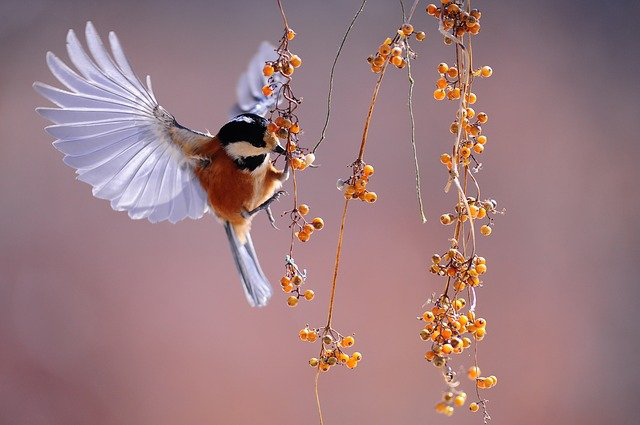
#> input picture 실습_원본/lab-05/bird.png, 640 x 425 px
$ jupyter execute --allow-errors IPP-2022-1-lab-05-00000000-name.ipynb
#> lines starting #> are read from the running program, lines starting #| are printed output that depends on the picture; after the words box and inside, x2 and y2 are one past the last pixel; in counts of white or black regions, pixels touching at a corner belong together
<h1 align='center'> 영상처리 프로그래밍 실습 5</h1>

<h6 align='right'> 2022. 3. 31. </h6>

<div class="alert alert-block alert-info">

- 파일 이름에서 00000000을 자신의 학번으로, name을 자신의 이름으로 수정하세요.

- 다음 줄에 자신의 이름, 학번, 학과(전공)을 적으세요.

* 이름:   &nbsp;&nbsp;          학번:    &nbsp;&nbsp;         학과(전공):

</div>

- JupyterLab 문서의 최신 버전은 [JupyterLab Documentation](https://jupyterlab.readthedocs.io/en/stable/index.html#/)을  참고하라

- Markdown은 [Markdown Guide](https://www.markdownguide.org/)를 참고하라.
- [Markdown Cheat Sheet](https://www.markdownguide.org/cheat-sheet/)

* 제출 마감: 4월 6일 (수) 오후 6:00까지 최종본을 SmartLEAD제출

[cell 1]
import cv2
import matplotlib.pyplot as plt
import matplotlib.image as mpimg

import numpy as np
print("OpenCV version", cv2.__version__)
print("NumPy version", np.__version__)

## 지난 주 문제 1.

[cell 2]
import numpy as np

# [22 lines left out: function onMouse, not called in this run]

white = (255, 255, 255)
clicked = False
img = cv2.imread("bird.png")
#> img is the input picture: shape (425, 640, 3); mean B, G, R 128.3, 123.7, 156.4
img2 = img.copy()
cropped_img = np.zeros_like(img)
cv2.namedWindow("Cropped", 0)
cv2.imshow("Cropped", cropped_img)
print(img.shape)
#| (425, 640, 3)
cv2.imshow("Image", img2)
#cv2.imshow("Cropped Image", img2)

cv2.setMouseCallback("Image", onMouse)
cv2.waitKey(0)
cv2.destroyAllWindows()

## 예제 1.
2 차원 공간 상의 두 점의 좌표를 각각 $\mathbf{x}_1 = (x_1, y_1), \mathbf{x}_2 = (x_2, y_2)$라고 하자. 그러면 두 점 사이의 거리는 다음과 같다.

$$d(\mathbf{x}_1, \mathbf{x}_2) = \sqrt{(x_1-x_2)^2 + (y_1-y_2)^2}$$

다음 두 점 사이의 거리를 구하라.

$\mathbf{x}_1 = (1, 4), \mathbf{x}_2 = (5, 7)$

[cell 3]
p1 = np.array([1, 4])
p2 = np.array([5, 7])
distance = np.sqrt(((p1-p2)**2).sum())
print(distance)

## 예제 2.

'bird.png' 파일을 읽고 중앙에 영상의 정 중앙을 원의 중심으로 하고 영상의 높이의 1/3을 반지름으로 하는 원 외부의 영역을 모두 검은색으로 만드는 프로그램을 작성하라.

[cell 4]
bird = cv2.imread('bird.png')
bird.shape
#> Out = (425, 640, 3)

[cell 5]
# x: down
# y: right
center = np.array([bird.shape[0]//2, bird.shape[1]//2])
#> center = [212, 320]
radius = bird.shape[0]//3
#> radius = 141

x = np.arange(bird.shape[0]).reshape(bird.shape[0],1)
#> x = 425 values from 0 to 424
y = np.arange(bird.shape[1]).reshape(1,bird.shape[1])

idx = (x-center[0])**2 + (y-center[1])**2 > radius**2
bird[idx] = [0, 0, 0]
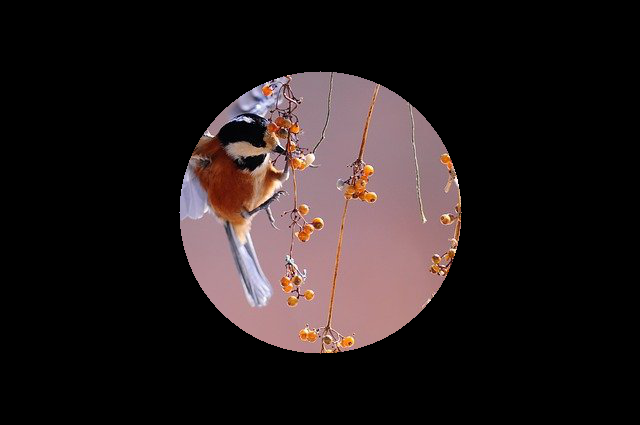
#> bird: shape (425, 640, 3); mean B, G, R 28.9, 28.7, 37.4
plt.imshow(bird[:,:,::-1])
plt.show()

## 예제 3.

'bird.png' 파일을 읽고 네 가장자리 변의 중앙을 연결하는 마름로 외부의 영역을 모두 검은색으로 만드는 프로그램을 작성하라.

[cell 6]
bird = cv2.imread('bird.png')

x = np.arange(bird.shape[0]).reshape(bird.shape[0],1)
y = np.arange(bird.shape[1]).reshape(1,bird.shape[1])

A = np.array([0, bird.shape[1]//2])
#> A = [0, 320]
B = np.array([bird.shape[0]//2, 0])
#> B = [212, 0]
C = np.array([bird.shape[0]-1, bird.shape[1]//2])
#> C = [424, 320]
D = np.array([bird.shape[0]//2, bird.shape[1]-1])

# AB
slope_AB = (B-A)[1] / (B-A)[0]
idx_AB = y-A[1] < slope_AB*(x-A[0])

bird[idx_AB] = (0,0,0)
plt.imshow(bird[:,:,::-1])
plt.show()

# CD
idx_CD = y-C[1] > slope_AB*(x-C[0])

bird[idx_CD] = (0,0,0)
plt.imshow(bird[:,:,::-1])
plt.show()

# BC
slope_BC = (C-B)[1] / (C-B)[0]
idx_BC = y-B[1] < slope_BC*(x-B[0])

bird[idx_BC] = (0,0,0)
plt.imshow(bird[:,:,::-1])
plt.show()

# AD
idx_AD = y-A[1] > slope_BC*(x-A[0])

bird[idx_AD] = [0,0,0]
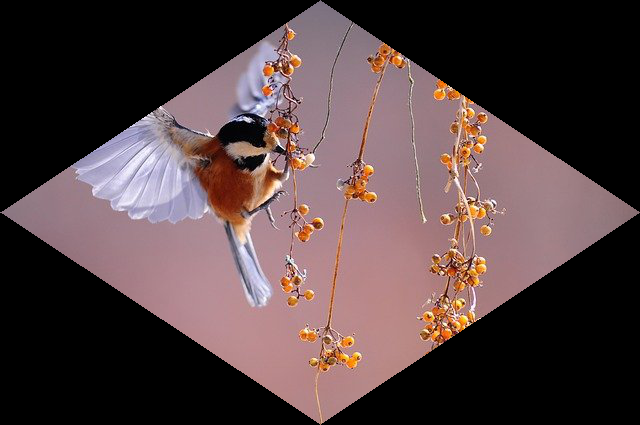
#> bird: shape (425, 640, 3); mean B, G, R 65.8, 64.6, 82.5
plt.imshow(bird[:,:,::-1])
plt.show()

## 예제 4.
cv2.imread 함수를 이용해서 'bird.png' 파일을 읽고, cv2.circle 함수를 이용해서 영상의 정 중앙을 원의 중심으로 하고 영상의 높이의 1/3을 반지름으로 하는 원을 그려라.

[cell 7]
help(cv2.circle)

[cell 8]
white = (255, 255, 255)
img = cv2.imread("bird.png")

center = np.array([img.shape[1]//2, img.shape[0]//2])
radius = img.shape[0] // 3
cv2.circle(img, center, radius, white, cv2.LINE_4)
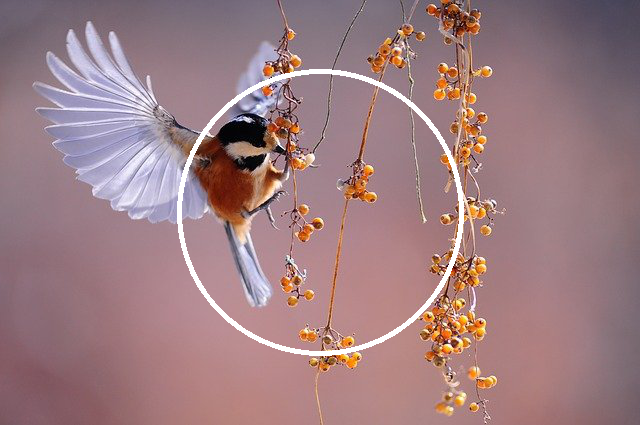
#> img: shape (425, 640, 3); 1.64% of pixels changed, all inside (x1, y1, x2, y2) = (177, 69, 464, 356)
cv2.imshow("Image", img)

cv2.waitKey(0)
cv2.destroyAllWindows()

[cell 9]
help(cv2.circle)

## 예제 5.

다음 조건을 모두 만족하는 프로그램을 작성하라.

1. 'bird.png' 파일을 읽고, cv2.imshow 함수를 이용하여 "Image" title을 가진 윈도우에 영상을 표시한다.
2. cv2.namedWindow("Cropped", 0) 으로 윈도우를 만들고  검은색 영상을 표시한다.
3. "Image" 윈도우 위에 마우스 왼쪽 버튼을 눌렀을 때의 위치를 원의 중심으로 하고, 마우스 왼쪽 버튼을 누른 상태에서 마우스를 움직이면 그 위치가 원 둘레의 한 점이 되도록 원을 update 한다.
4. 왼쪽 마우스 버튼을 떼면 원이 확정된다.
5. "Cropped" title을 가진 윈도우에 원 내부의 영상을 표시한다.

[cell 10]
import numpy as np

# [39 lines left out: functions get_distance, onMouse, not called in this run]


white = (255, 255, 255)
clicked = False
img = cv2.imread("bird.png")
img2 = img.copy()
cropped_img = np.zeros_like(img)
cv2.namedWindow("Cropped", 0)
cv2.imshow("Cropped", cropped_img)
cv2.imshow("Image", img2)

cv2.setMouseCallback("Image", onMouse)
cv2.waitKey(0)
cv2.destroyAllWindows()

## 예제 6. OpenCV의 image resize

'clock_150.jpg' 파일을 읽고, 가로 방향으로 1.5배, 세로 방향으로 2.5배 확장한 영상을 표시하라.

[cell 11]
clock_150 = cv2.imread('clock_150.jpg')
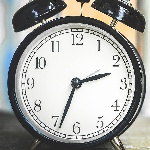
#> input picture 실습_원본/lab-05/clock_150.jpg, 150 x 150 px
#> clock_150 is the input picture: shape (150, 150, 3); mean B, G, R 164.7, 167.8, 167.2
clock_150.shape

[cell 12]
plt.imshow(clock_150[:,:,::-1])

[cell 13]
clock_2 = cv2.resize(clock_150, None, fx=1.5, fy=2.5)
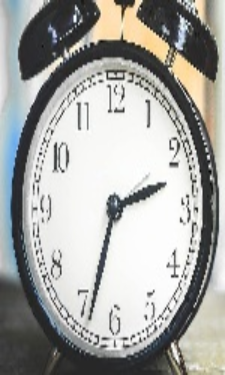
#> clock_2: shape (375, 225, 3); mean B, G, R 164.6, 167.7, 167.1
plt.imshow(clock_2[:,:,::-1])

## 문제 1.

다음 조건을 모두 만족하는 프로그램을 작성하라.

- 'clock_150.jpg' 파일을 읽고, cv2.imshow 함수를 이용하여 "Clock" title을 가진 윈도우에 영상을 표시한다.
- "Clock" 윈도우 위에 마우스 오른쪽 버튼을 누르면 영상이 가로 세로 방향으로 조금씩 확대된다. 단, 최대 5 배 이상을 넘으면 더 이상 영상은 확대되지 않는다.
- "Clock" 윈도우 위에 마우스 왼쪽 버튼을 누르면 영상이 가로 세로 방향으로 조금씩 축소된다. 단, 원래 영상 크기보다 작아지면 안된다.
- 다음 숫자를 누르면 영상 확대 시 interpolation 옵션은 키보드의 숫자를 눌러서 지정한다.
  - 1: Nearest-neighbor interpolation
  - 2: Bilinear interpolation
  - 3: Cubic interpolation

[cell 14]
# [14 lines left out: function ClickToLargeOrSmall, not called in this run]

val = 1
MAX_VAL = 5
winName = "Clock"
img = cv2.imread('clock_150.jpg')
img2 = img.copy()

cv2.imshow(winName, img)
cv2.setMouseCallback(winName, ClickToLargeOrSmall)

cv2.waitKey(0)
cv2.destroyAllWindows()

[cell 15]
x = np.random.randint(0, 5, 20)
x

[cell 16]
type(x)

[cell 17]
x.shape

[cell 18]
x.dtype

[cell 19]
x.min()

[cell 20]
x.max()

[cell 21]
values = range(x.min(), x.max()+1)
for n in values:
    print(n, np.count_nonzero(x == n))

[cell 22]
plt.stem(values, [5,7,1,6,1])
plt.xticks(values)
plt.show()
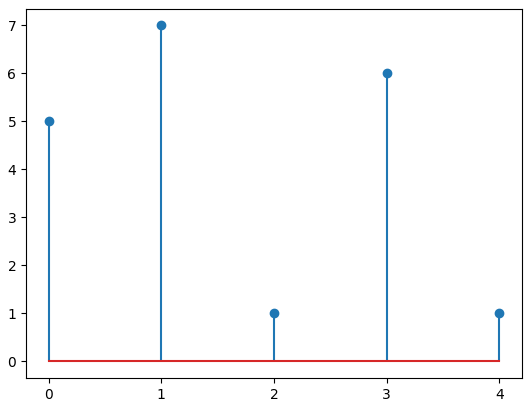
#> figure drawn by matplotlib, 1 panel

#> (a cell that did not finish here is left out)

#> (a cell that did not finish here is left out)

#> (a cell that did not finish here is left out)

[cell 26]
values = np.arange(256)
hist_bird_jpg_mp_r = np.zeros(256)
#> (the rest of this cell did not finish here and is left out)

[cell 27]
plt.plot(hist_bird_jpg_mp_r)
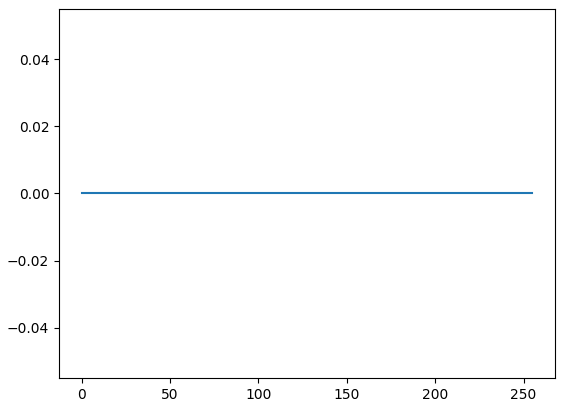
#> figure drawn by matplotlib, 1 panel

[cell 28]
plt.stem(hist_bird_jpg_mp_r, markerfmt=" ")
